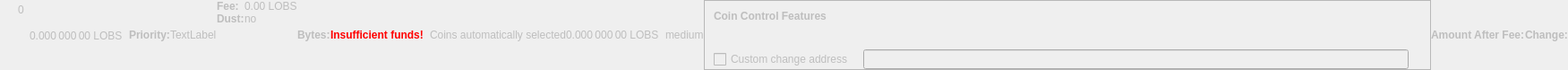
    <widget class="QWidget" name="dummyHideWidget" native="true">
     <property name="enabled">
      <bool>false</bool>
     </property>
     <property name="maximumSize">
      <size>
       <width>100</width>
       <height>22</height>
      </size>
     </property>
     <layout class="QHBoxLayout" name="dummyHideLayout">
      <property name="spacing">
       <number>0</number>
      </property>
      <property name="leftMargin">
       <number>0</number>
      </property>
      <property name="topMargin">
       <number>0</number>
      </property>
      <property name="rightMargin">
       <number>0</number>
      </property>
      <property name="bottomMargin">
       <number>0</number>
      </property>
      <item>
       <layout class="QFormLayout" name="formLayoutCoinControl1">
        <property name="horizontalSpacing">
         <number>10</number>
        </property>
        <property name="verticalSpacing">
         <number>14</number>
        </property>
        <property name="leftMargin">
         <number>10</number>
        </property>
        <property name="topMargin">
         <number>4</number>
        </property>
        <property name="rightMargin">
         <number>6</number>
        </property>
        <item row="0" column="1">
         <widget class="QLabel" name="labelCoinControlBytes">
          <property name="cursor">
           <cursorShape>IBeamCursor</cursorShape>
          </property>
          <property name="contextMenuPolicy">
           <enum>Qt::ActionsContextMenu</enum>
          </property>
          <property name="text">
           <string notr="true">0</string>
          </property>
          <property name="textInteractionFlags">
           <set>Qt::LinksAccessibleByMouse|Qt::TextSelectableByKeyboard|Qt::TextSelectableByMouse</set>
          </property>
         </widget>
        </item>
       </layout>
      </item>
      <item>
       <widget class="QLabel" name="labelCoinControlAfterFee">
        <property name="enabled">
         <bool>false</bool>
        </property>
        <property name="sizePolicy">
         <sizepolicy hsizetype="Fixed" vsizetype="Fixed">
          <horstretch>0</horstretch>
          <verstretch>0</verstretch>
         </sizepolicy>
        </property>
        <property name="minimumSize">
         <size>
          <width>111</width>
          <height>12</height>
         </size>
        </property>
        <property name="maximumSize">
         <size>
          <width>111</width>
          <height>12</height>
         </size>
        </property>
        <property name="cursor">
         <cursorShape>IBeamCursor</cursorShape>
        </property>
        <property name="contextMenuPolicy">
         <enum>Qt::ActionsContextMenu</enum>
        </property>
        <property name="text">
         <string notr="true">0.000 000 00 LOBS</string>
        </property>
        <property name="textInteractionFlags">
         <set>Qt::LinksAccessibleByMouse|Qt::TextSelectableByKeyboard|Qt::TextSelectableByMouse</set>
        </property>
       </widget>
      </item>
      <item>
       <widget class="QLabel" name="labelCoinControlPriorityText">
        <property name="enabled">
         <bool>false</bool>
        </property>
        <property name="font">
         <font>
          <weight>75</weight>
          <bold>true</bold>
         </font>
        </property>
        <property name="text">
         <string>Priority:</string>
        </property>
       </widget>
      </item>
      <item>
       <layout class="QHBoxLayout" name="horizontalLayout">
        <item>
         <widget class="QLabel" name="WarningLabel">
          <property name="text">
           <string>TextLabel</string>
          </property>
         </widget>
        </item>
       </layout>
      </item>
      <item>
       <layout class="QFormLayout" name="formLayoutCoinControl3">
        <property name="horizontalSpacing">
         <number>0</number>
        </property>
        <property name="verticalSpacing">
         <number>0</number>
        </property>
        <property name="leftMargin">
         <number>0</number>
        </property>
        <property name="topMargin">
         <number>0</number>
        </property>
        <property name="rightMargin">
         <number>0</number>
        </property>
        <item row="0" column="0">
         <widget class="QLabel" name="labelCoinControlFeeText">
          <property name="enabled">
           <bool>false</bool>
          </property>
          <property name="font">
           <font>
            <weight>75</weight>
            <bold>true</bold>
           </font>
          </property>
          <property name="text">
           <string>Fee:</string>
          </property>
          <property name="margin">
           <number>0</number>
          </property>
         </widget>
        </item>
        <item row="0" column="1">
         <widget class="QLabel" name="labelCoinControlFee">
          <property name="enabled">
           <bool>false</bool>
          </property>
          <property name="cursor">
           <cursorShape>IBeamCursor</cursorShape>
          </property>
          <property name="contextMenuPolicy">
           <enum>Qt::ActionsContextMenu</enum>
          </property>
          <property name="text">
           <string notr="true">0.00 LOBS</string>
          </property>
          <property name="textInteractionFlags">
           <set>Qt::LinksAccessibleByMouse|Qt::TextSelectableByKeyboard|Qt::TextSelectableByMouse</set>
          </property>
         </widget>
        </item>
        <item row="1" column="0">
         <widget class="QLabel" name="labelCoinControlLowOutputText">
          <property name="enabled">
           <bool>false</bool>
          </property>
          <property name="font">
           <font>
            <weight>75</weight>
            <bold>true</bold>
           </font>
          </property>
          <property name="text">
           <string>Dust:</string>
          </property>
         </widget>
        </item>
        <item row="1" column="1">
         <widget class="QLabel" name="labelCoinControlLowOutput">
          <property name="enabled">
           <bool>false</bool>
          </property>
          <property name="cursor">
           <cursorShape>IBeamCursor</cursorShape>
          </property>
          <property name="contextMenuPolicy">
           <enum>Qt::ActionsContextMenu</enum>
          </property>
          <property name="text">
           <string>no</string>
          </property>
          <property name="textInteractionFlags">
           <set>Qt::LinksAccessibleByMouse|Qt::TextSelectableByKeyboard|Qt::TextSelectableByMouse</set>
          </property>
         </widget>
        </item>
       </layout>
      </item>
      <item>
       <widget class="QLabel" name="labelCoinControlBytesText">
        <property name="enabled">
         <bool>false</bool>
        </property>
        <property name="font">
         <font>
          <weight>75</weight>
          <bold>true</bold>
         </font>
        </property>
        <property name="text">
         <string>Bytes:</string>
        </property>
       </widget>
      </item>
      <item>
       <layout class="QFormLayout" name="formLayoutCoinControl2">
        <property name="horizontalSpacing">
         <number>0</number>
        </property>
        <property name="verticalSpacing">
         <number>0</number>
        </property>
        <property name="leftMargin">
         <number>0</number>
        </property>
        <property name="topMargin">
         <number>0</number>
        </property>
        <property name="rightMargin">
         <number>0</number>
        </property>
       </layout>
      </item>
      <item>
       <layout class="QHBoxLayout" name="horizontalLayoutCoinControl2">
        <property name="spacing">
         <number>0</number>
        </property>
        <property name="bottomMargin">
         <number>0</number>
        </property>
       </layout>
      </item>
      <item>
       <widget class="QLabel" name="labelCoinControlInsuffFunds">
        <property name="enabled">
         <bool>false</bool>
        </property>
        <property name="minimumSize">
         <size>
          <width>0</width>
          <height>0</height>
         </size>
        </property>
        <property name="font">
         <font>
          <weight>75</weight>
          <bold>true</bold>
         </font>
        </property>
        <property name="styleSheet">
         <string notr="true">color:red;font-weight:bold;</string>
        </property>
        <property name="text">
         <string>Insufficient funds!</string>
        </property>
        <property name="margin">
         <number>5</number>
        </property>
       </widget>
      </item>
      <item>
       <layout class="QFormLayout" name="formLayoutCoinControl4">
        <property name="horizontalSpacing">
         <number>0</number>
        </property>
        <property name="verticalSpacing">
         <number>0</number>
        </property>
        <property name="leftMargin">
         <number>0</number>
        </property>
        <property name="topMargin">
         <number>0</number>
        </property>
        <property name="rightMargin">
         <number>0</number>
        </property>
       </layout>
      </item>
      <item>
       <widget class="QLabel" name="labelCoinControlChangeLabel">
        <property name="enabled">
         <bool>false</bool>
        </property>
        <property name="sizePolicy">
         <sizepolicy hsizetype="Preferred" vsizetype="Expanding">
          <horstretch>0</horstretch>
          <verstretch>0</verstretch>
         </sizepolicy>
        </property>
        <property name="minimumSize">
         <size>
          <width>0</width>
          <height>0</height>
         </size>
        </property>
        <property name="text">
         <string/>
        </property>
        <property name="margin">
         <number>3</number>
        </property>
       </widget>
      </item>
      <item>
       <widget class="QLabel" name="labelCoinControlAutomaticallySelected">
        <property name="enabled">
         <bool>false</bool>
        </property>
        <property name="sizePolicy">
         <sizepolicy hsizetype="Fixed" vsizetype="Fixed">
          <horstretch>0</horstretch>
          <verstretch>0</verstretch>
         </sizepolicy>
        </property>
        <property name="minimumSize">
         <size>
          <width>0</width>
          <height>0</height>
         </size>
        </property>
        <property name="maximumSize">
         <size>
          <width>240</width>
          <height>16777215</height>
         </size>
        </property>
        <property name="text">
         <string>Coins automatically selected</string>
        </property>
        <property name="margin">
         <number>5</number>
        </property>
       </widget>
      </item>
      <item>
       <widget class="QLabel" name="labelCoinControlChange">
        <property name="enabled">
         <bool>false</bool>
        </property>
        <property name="sizePolicy">
         <sizepolicy hsizetype="Fixed" vsizetype="Fixed">
          <horstretch>0</horstretch>
          <verstretch>0</verstretch>
         </sizepolicy>
        </property>
        <property name="minimumSize">
         <size>
          <width>111</width>
          <height>0</height>
         </size>
        </property>
        <property name="maximumSize">
         <size>
          <width>111</width>
          <height>16777215</height>
         </size>
        </property>
        <property name="cursor">
         <cursorShape>IBeamCursor</cursorShape>
        </property>
        <property name="contextMenuPolicy">
         <enum>Qt::ActionsContextMenu</enum>
        </property>
        <property name="text">
         <string notr="true">0.000 000 00 LOBS</string>
        </property>
        <property name="textInteractionFlags">
         <set>Qt::LinksAccessibleByMouse|Qt::TextSelectableByKeyboard|Qt::TextSelectableByMouse</set>
        </property>
       </widget>
      </item>
      <item>
       <widget class="QLabel" name="labelCoinControlPriority">
        <property name="enabled">
         <bool>false</bool>
        </property>
        <property name="cursor">
         <cursorShape>IBeamCursor</cursorShape>
        </property>
        <property name="contextMenuPolicy">
         <enum>Qt::ActionsContextMenu</enum>
        </property>
        <property name="text">
         <string>medium</string>
        </property>
        <property name="textInteractionFlags">
         <set>Qt::LinksAccessibleByMouse|Qt::TextSelectableByKeyboard|Qt::TextSelectableByMouse</set>
        </property>
       </widget>
      </item>
      <item>
       <widget class="QFrame" name="frameCoinControl">
        <property name="sizePolicy">
         <sizepolicy hsizetype="Expanding" vsizetype="Expanding">
          <horstretch>0</horstretch>
          <verstretch>0</verstretch>
         </sizepolicy>
        </property>
        <property name="maximumSize">
         <size>
          <width>16777215</width>
          <height>16777215</height>
         </size>
        </property>
        <property name="frameShape">
         <enum>QFrame::StyledPanel</enum>
        </property>
        <property name="frameShadow">
         <enum>QFrame::Sunken</enum>
        </property>
        <layout class="QVBoxLayout" name="verticalLayoutCoinControl2_2">
         <property name="spacing">
          <number>0</number>
         </property>
         <property name="leftMargin">
          <number>0</number>
         </property>
         <property name="topMargin">
          <number>0</number>
         </property>
         <property name="rightMargin">
          <number>0</number>
         </property>
         <property name="bottomMargin">
          <number>0</number>
         </property>
         <item>
          <layout class="QVBoxLayout" name="verticalLayoutCoinControl" stretch="0,0,0,1">
           <property name="spacing">
            <number>0</number>
           </property>
           <property name="leftMargin">
            <number>10</number>
           </property>
           <property name="topMargin">
            <number>10</number>
           </property>
           <item>
            <layout class="QHBoxLayout" name="horizontalLayoutCoinControl1">
             <property name="bottomMargin">
              <number>15</number>
             </property>
             <item>
              <widget class="QLabel" name="labelCoinControlFeatures">
               <property name="enabled">
                <bool>false</bool>
               </property>
               <property name="sizePolicy">
                <sizepolicy hsizetype="Preferred" vsizetype="Maximum">
                 <horstretch>0</horstretch>
                 <verstretch>0</verstretch>
                </sizepolicy>
               </property>
               <property name="font">
                <font>
                 <weight>75</weight>
                 <bold>true</bold>
                </font>
               </property>
               <property name="styleSheet">
                <string notr="true">font-weight:bold;</string>
               </property>
               <property name="text">
                <string>Coin Control Features</string>
               </property>
              </widget>
             </item>
            </layout>
           </item>
           <item>
            <widget class="QWidget" name="widgetCoinControl" native="true">
             <property name="sizePolicy">
              <sizepolicy hsizetype="Preferred" vsizetype="Preferred">
               <horstretch>0</horstretch>
               <verstretch>0</verstretch>
              </sizepolicy>
             </property>
             <property name="minimumSize">
              <size>
               <width>0</width>
               <height>0</height>
              </size>
             </property>
             <property name="styleSheet">
              <string notr="true"/>
             </property>
             <layout class="QHBoxLayout" name="horizontalLayoutCoinControl5_2">
              <property name="leftMargin">
               <number>0</number>
              </property>
              <property name="topMargin">
               <number>0</number>
              </property>
              <property name="rightMargin">
               <number>0</number>
              </property>
              <property name="bottomMargin">
               <number>0</number>
              </property>
              <item>
               <layout class="QHBoxLayout" name="horizontalLayoutCoinControl3">
                <property name="spacing">
                 <number>20</number>
                </property>
                <property name="topMargin">
                 <number>0</number>
                </property>
                <property name="bottomMargin">
                 <number>10</number>
                </property>
               </layout>
              </item>
             </layout>
            </widget>
           </item>
           <item>
            <layout class="QHBoxLayout" name="horizontalLayoutCoinControl4" stretch="0,0,0">
             <property name="spacing">
              <number>12</number>
             </property>
             <property name="sizeConstraint">
              <enum>QLayout::SetDefaultConstraint</enum>
             </property>
             <property name="topMargin">
              <number>5</number>
             </property>
             <property name="rightMargin">
              <number>5</number>
             </property>
             <item>
              <widget class="QCheckBox" name="checkBoxCoinControlChange">
               <property name="enabled">
                <bool>false</bool>
               </property>
               <property name="toolTip">
                <string>If this is activated, but the change address is empty or invalid, change will be sent to a newly generated address.</string>
               </property>
               <property name="text">
                <string>Custom change address</string>
               </property>
              </widget>
             </item>
             <item>
              <widget class="QValidatedLineEdit" name="lineEditCoinControlChange">
               <property name="enabled">
                <bool>false</bool>
               </property>
               <property name="sizePolicy">
                <sizepolicy hsizetype="Expanding" vsizetype="Fixed">
                 <horstretch>0</horstretch>
                 <verstretch>0</verstretch>
                </sizepolicy>
               </property>
              </widget>
             </item>
             <item>
              <widget class="QLabel" name="labelCoinControlChangeLabel_2">
               <property name="sizePolicy">
                <sizepolicy hsizetype="Preferred" vsizetype="Expanding">
                 <horstretch>0</horstretch>
                 <verstretch>0</verstretch>
                </sizepolicy>
               </property>
               <property name="minimumSize">
                <size>
                 <width>0</width>
                 <height>0</height>
                </size>
               </property>
               <property name="text">
                <string/>
               </property>
               <property name="margin">
                <number>3</number>
               </property>
              </widget>
             </item>
            </layout>
           </item>
           <item>
            <spacer name="verticalSpacerCoinControl">
             <property name="orientation">
              <enum>Qt::Vertical</enum>
             </property>
             <property name="sizeHint" stdset="0">
              <size>
               <width>800</width>
               <height>1</height>
              </size>
             </property>
            </spacer>
           </item>
          </layout>
         </item>
        </layout>
       </widget>
      </item>
      <item>
       <widget class="QLabel" name="labelCoinControlAfterFeeText">
        <property name="enabled">
         <bool>false</bool>
        </property>
        <property name="minimumSize">
         <size>
          <width>0</width>
          <height>0</height>
         </size>
        </property>
        <property name="maximumSize">
         <size>
          <width>16777215</width>
          <height>16777215</height>
         </size>
        </property>
        <property name="font">
         <font>
          <weight>75</weight>
          <bold>true</bold>
         </font>
        </property>
        <property name="text">
         <string>Amount After Fee:</string>
        </property>
        <property name="alignment">
         <set>Qt::AlignLeading|Qt::AlignLeft|Qt::AlignVCenter</set>
        </property>
        <property name="margin">
         <number>0</number>
        </property>
       </widget>
      </item>
      <item>
       <widget class="QLabel" name="labelCoinControlChangeText">
        <property name="enabled">
         <bool>false</bool>
        </property>
        <property name="sizePolicy">
         <sizepolicy hsizetype="Preferred" vsizetype="Preferred">
          <horstretch>0</horstretch>
          <verstretch>0</verstretch>
         </sizepolicy>
        </property>
        <property name="minimumSize">
         <size>
          <width>0</width>
          <height>0</height>
         </size>
        </property>
        <property name="maximumSize">
         <size>
          <width>16777215</width>
          <height>16777215</height>
         </size>
        </property>
        <property name="font">
         <font>
          <weight>75</weight>
          <bold>true</bold>
         </font>
        </property>
        <property name="text">
         <string>Change:</string>
        </property>
        <property name="alignment">
         <set>Qt::AlignLeading|Qt::AlignLeft|Qt::AlignVCenter</set>
        </property>
       </widget>
      </item>
     </layout>
    </widget>
